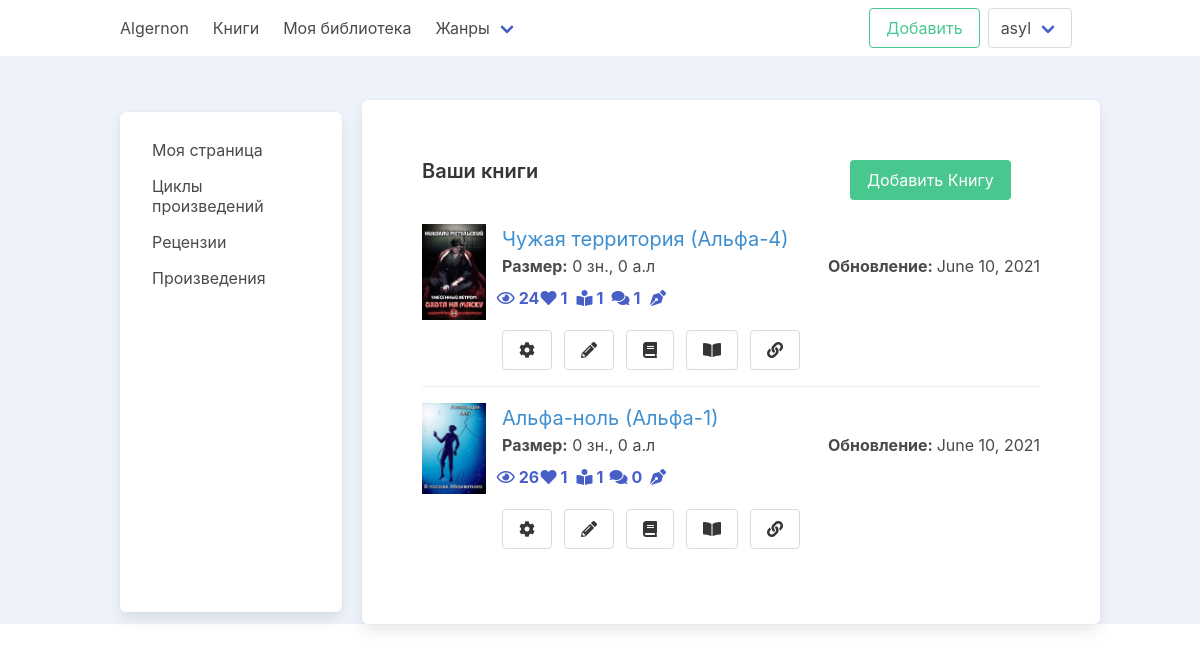
/u/works/ (signed in), run on an earlier commit of the app's database.
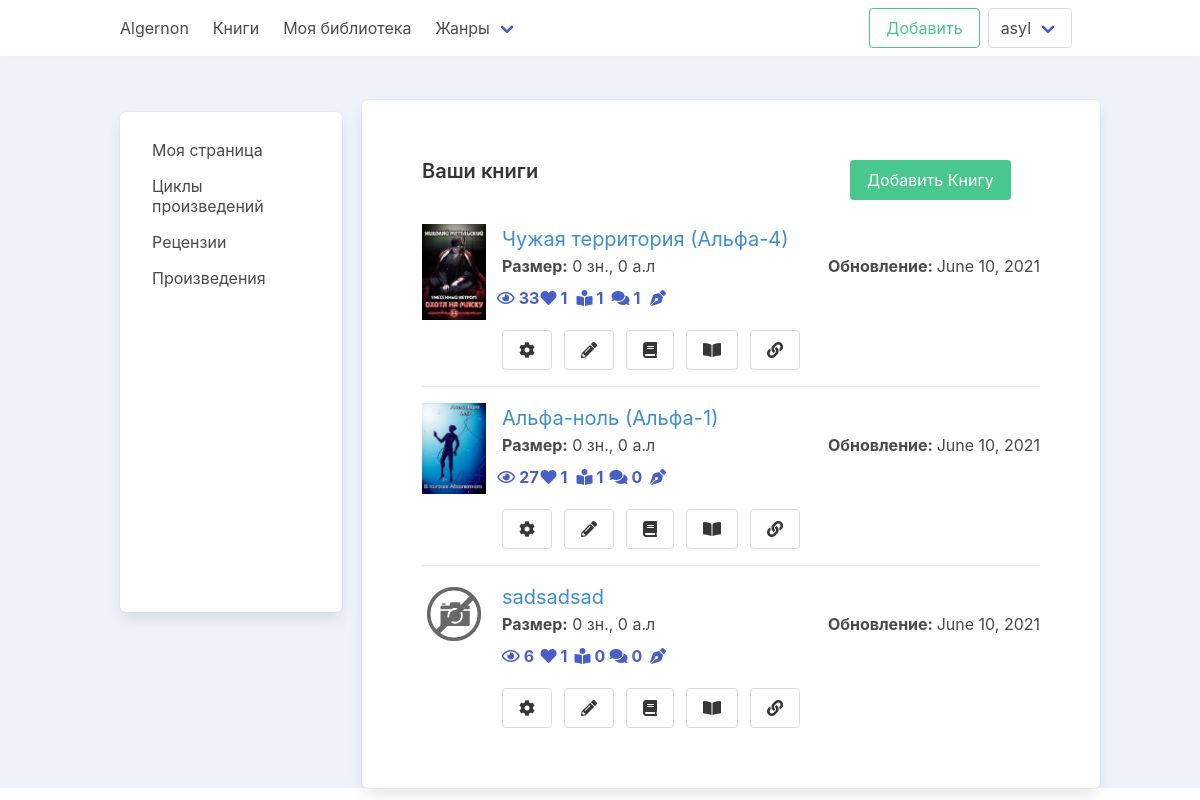
And on a later commit of the database.
### books/models.py (models this page shows, shortened)
class Book(models.Model):
    BOOK_CHOICES = (
        ("A", _("All")),
        ("O", _("Only friends")),
        ("N", _("Nobody"))
    )
    STATUS_CHOICES = (
        ("F", _("Finished")),
        ("D", _("Draft")),
        ("N", _("Not finished"))
    )
    author = models.ForeignKey(
        settings.AUTH_USER_MODEL,
        on_delete=models.CASCADE,
        related_name="books",
        verbose_name=_("Author")
    )
    cover = models.ImageField(upload_to="images/%Y-%m-%d/", default='images/no-image.jpg')
    title = models.CharField(max_length=150, unique=True, verbose_name=_("Book Name"))
    type = models.ForeignKey(
        Type,
        on_delete=models.SET_NULL,
        null=True,
        related_name="books",
        verbose_name=_("Book Type")
    )
    genre = models.ForeignKey(
        Genre,
        on_delete=models.SET_NULL,
        null=True,
        blank=True,
        related_name="books",
        verbose_name=_("Genre of the book")
    )
    cycle = models.ForeignKey(
        Cycle,
        on_delete=models.SET_NULL,
        null=True,
        blank=True,
        related_name="books",
        verbose_name=_("Book Cycle")
    )
    description = models.TextField(max_length=1000, null=True, blank=True)
    remark = models.TextField(max_length=1000, null=True, blank=True)
    status = models.CharField(max_length=2, choices=STATUS_CHOICES, default="N")
    is_introductory = models.BooleanField(default=False)
    is_eighteen_plus = models.BooleanField(default=False)
    is_published = models.BooleanField(default=False)
    can_comment = models.CharField(max_length=2, choices=BOOK_CHOICES, default="N")
    can_read = models.CharField(max_length=2, choices=BOOK_CHOICES, default="N")
    can_download = models.CharField(max_length=2, choices=BOOK_CHOICES, default="N")
    views = models.PositiveIntegerField(default=0)
    created_at = models.DateTimeField(auto_now_add=True)
    updated_at = models.DateTimeField(auto_now=True)
    class Meta:
        verbose_name = _("Book Info")
        verbose_name_plural = _("Books Info")
    def get_first_chapter(self):
        return reverse('reader:read_book', args=[self.id])
    def get_total_len(self):
        chapters = self.chapters.all()
        return sum([chapter.get_chapter_len() for chapter in chapters])
    def get_total_author_list_len(self):
        chapters = self.chapters.all()
        return round(sum([chapter.get_chapter_author_list_len() for chapter in chapters]), 2)
    def get_comment_count(self):
        return self.comments.count()
    @property
    def get_likes_count(self):
        return Like.objects.filter(book=self).count()
    @property
    def get_views_count(self):
        return self.views
    @property
    def get_readers_count(self):
        return self.library_books.count()

### authors/views.py (the view)
# urls.py: path('works/', views.AuthorsCreatedBookList.as_view(), name='author_books'),
class AuthorsCreatedBookList(LoginRequiredMixin, ListView):
    template_name = 'authors/created_books.html'
    model = Book
    context_object_name = 'books'
    def get_queryset(self, *args, **kwargs):
        author = self.request.user
        return Book.objects.filter(author=author)
    def get_context_data(self, *, object_list=None, **kwargs):
        context = super().get_context_data(**kwargs)
        context['author'] = self.request.user
        return context

### account/models.py (called while the page is built)
    def get_absolute_url(self):
        return reverse('account:profile', args=[self.slug])

    def get_account_lib_url(self):
        return reverse('account:library', args=[self.slug])

### books/custom_context_processor.py (called while the page is built)
def genre_list(request):
    return {
        'genres': Genre.objects.all()
    }

### books/models.py (called while the page is built)
    def get_absolute_url(self):
        return reverse('books:books_by_genre', args=[self.slug])

### templates/authors/created_books.html (shortened to what the changed rows need)
{% extends 'profile_base.html' %}
{% load static %}
{% block content %}
    <section class="section">
        <div class="columns">
            <div class="column is-4"><h1 class="title is-5">Ваши книги</h1></div>
        </div>
        <div class="columns">
            <div class="column">
                {% for book in books %}
                    <article class="media">
                        <figure class="media-left">
                            <p class="image is-64x64">
                                <a href="{% url 'books:update_book' book.id %}"><img src="{{ book.cover.url }}" alt=""></a>
                            </p>
                        </figure>
                        <div class="media-content">
                            <div class="content">
                                <a href="{% url 'books:update_book' book.id %}"
                                   class="is-size-5 has-text-info">{{ book.title }}</a>
                                <p><b>Размер:</b> {{ book.get_total_len }} зн., {{ book.get_total_author_list_len }} а.л
                                    <span class="is-pulled-right"><b>Обновление: </b>{{ book.updated_at.date }}</span>
                                </p>
                            </div>
                            <nav class="level is-mobile">
                                <div class="level-left">
                                    <a class="level-item ml-2">
                                        <span class="icon is-small">
                                            <i class="far fa-eye"></i>
                                            <strong class="ml-1">{{ book.get_views_count }}</strong>
                                        </span>
                                    </a>
                                    <a class="level-item ml-2">
                                    <span class="icon is-small">
                                        <i class="fas fa-heart"></i>
                                        <strong class="ml-1" id="like-count">{{ book.get_likes_count }}</strong>
                                    </span>
                                    </a>
                                    <a class="level-item ml-2">
                                        <span class="icon is-small">
                                            <i class="fas fa-book-reader"></i>
                                            <strong class="ml-1">{{ book.get_readers_count }}</strong>
                                        </span>
                                    </a>
                                    <a class="level-item ml-2">
                                        <span class="icon is-small">
                                            <i class="fas fa-comments"></i>
                                            <strong class="ml-1">{{ book.get_comment_count }}</strong>
                                        </span>
                                    </a>
                                    <a class="level-item ml-1">
                                        <span class="icon is-small">
                                            <i class="fas fa-pen-nib"></i>
                                        </span>
                                    </a>
                                </div>
                            </nav>
                            <div class="field is-grouped">
                                <div class="control">
                                    <a href="{% url 'books:update_book' book.id %}" class="button">
                                        <i class="fas fa-cog"></i>
                                    </a>
                                </div>
                                <div class="control">
                                    <a href="{% url 'books:update_book_content' book.id %}" class="button">
                                        <i class="fas fa-pencil-alt"></i>
                                    </a>
                                </div>
                                <div class="control">
                                    <a href="{% url 'books:detail' book.id %}" class="button">
                                        <i class="fas fa-book"></i>
                                    </a>
                                </div>
                                <div class="control">
                                    <a href="{{ book.get_first_chapter }}" class="button">
                                        <i class="fas fa-book-open"></i>
                                    </a>
                                </div>
                                <div class="control">
                                    <a href="{% url 'books:update_book_content' book.id %}" class="button">
                                        <i class="fas fa-link"></i>
                                    </a>
                                </div>
                            </div>
                        </div>
                    </article>
                {% endfor %}
            </div>
        </div>
    </section>
{% endblock content %}

What changed in the data, as far as the page shows it:
changed Book "Чужая территория (Альфа-4)": get_views_count "24" → "33"
changed Book "Альфа-ноль (Альфа-1)": get_views_count "26" → "27"
added Book: cover (placeholder picture), title "sadsadsad", get_total_len "0", get_total_author_list_len "0", updated_at "June 10, 2021", get_views_count "6", get_likes_count "1", get_readers_count "0", get_comment_count "0"
